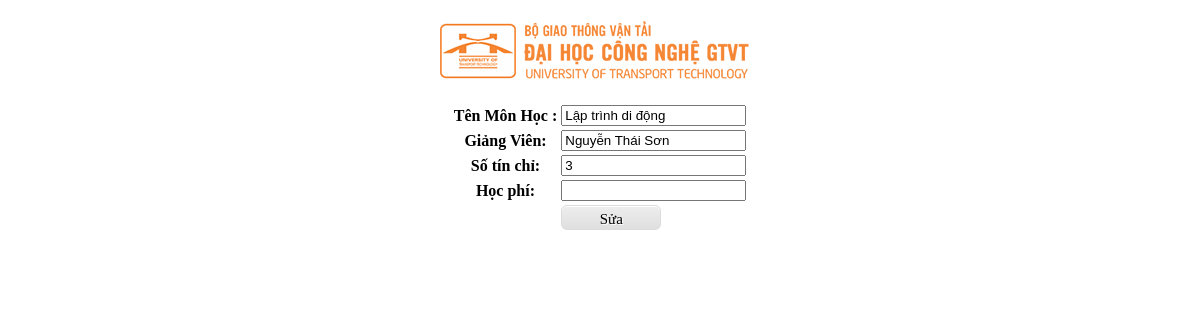
Screenshot of /Controller/update_monhoc.php?mamonhoc=CNTT2 with the database file from the repository.
### tables this page shows
CREATE TABLE `monhoc` (
  `mamonhoc` varchar(50) NOT NULL,
  `tenmonhoc` varchar(50) NOT NULL,
  `giangvien` varchar(50) NOT NULL,
  `lichhoc` varchar(50) DEFAULT NULL,
  `sotinchi` int(10) NOT NULL,
  `hocphi` varchar(50) DEFAULT NULL,
  `makhoa` varchar(10) NOT NULL
);

### controller/update_monhoc.php (the view, shortened to what this page needs)
<!DOCTYPE html>
<html>
<head>
</head>
<body>
<?php
  $mamonhoc=$_GET['mamonhoc'];
  include_once("../publish/connect.php");
  $sql="SELECT * From monhoc Where mamonhoc='$mamonhoc'";
  $kq=mysqli_query($conn,$sql);
  $ar=mysqli_fetch_array($kq);
?>
 <div align="center">
        <a href="">
            <img src="../img/logo.png">
        </a>
    </div>
        <div align="center">
           <form method="post" action="../model/xulyupdate.php">
            <table>
    	<tr>
            <td><input type="hidden" name="mamonhoc" value="<?php echo $mamonhoc ?>"></td>
        </tr>
        <tr>
            <th>Tên Môn Học :</th>
            <td><input type="text" name="tenmonhoc" value="<?php echo $ar['tenmonhoc'] ?>"></td>
        </tr>
         <tr>
            <th>Giảng Viên:</th>
            <td><input type="text" name="giangvien" value="<?php echo $ar['giangvien'] ?>"></td>
        </tr>
        <tr>
            <th>Số tín chỉ:</th>
            <td><input type="text" name="sotinchi" value="<?php echo $ar['sotinchi'] ?>"></td>
        </tr>
        <tr>
            <th>Học phí:</th>
            <td><input type="text" name="hocphi" value="<?php echo $ar['hocphi'] ?>"></td>
        </tr>
       <tr>
           <td></td>
           <td>    <button type="submit" class="button">Sửa</button></td>
       </tr>
    </table>
        </form>
      </div>
</body>
</html>

### controller/update_monhoc.php (style rules this page uses)
.button { -moz-box-shadow:inset 0px 1px 0px 0px #ffffff; -webkit-box-shadow:inset 0px 1px 0px 0px #ffffff; box-shadow:inset 0px 1px 0px 0px #ffffff; background:-webkit-gradient( linear, left top, left bottom, color-stop(0.05, #ededed), color-stop(1, #dfdfdf) ); background:-moz-linear-gradient( center top, #ededed 5%, #dfdfdf 100% ); filter:progid:DXImageTransform.Microsoft.gradient(startColorstr='#ededed', endColorstr='#dfdfdf'); background-color:#ededed; -webkit-border-top-left-radius:6px; -moz-border-radius-topleft:6px; border-top-left-radius:6px; -webkit-border-top-right-radius:6px; -moz-border-radius-topright:6px; border-top-right-radius:6px; -webkit-border-bottom-right-radius:6px; -moz-border-radius-bottomright:6px; border-bottom-right-radius:6px; -webkit-border-bottom-left-radius:6px; -moz-border-radius-bottomleft:6px; border-bottom-left-radius:6px; text-indent:0; border:1px solid #dcdcdc; display:inline-block; color:#777777; font-family:Times New Roman; font-size:15px; font-weight:normal; font-style:normal; height:25px; line-height:25px; width:100px; text-decoration:none; text-align:center; text-shadow:1px 1px 0px #ffffff; color: black; }

### rows the page displays
monhoc: tenmonhoc "Lập trình di động", giangvien "Nguyễn Thái Sơn", sotinchi "3"
